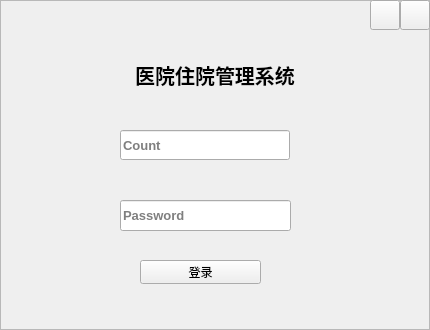
<?xml version="1.0" encoding="UTF-8"?>
<ui version="4.0">
 <class>login</class>
 <widget class="QWidget" name="login">
  <property name="geometry">
   <rect>
    <x>0</x>
    <y>0</y>
    <width>430</width>
    <height>330</height>
   </rect>
  </property>
  <property name="minimumSize">
   <size>
    <width>430</width>
    <height>330</height>
   </size>
  </property>
  <property name="maximumSize">
   <size>
    <width>430</width>
    <height>330</height>
   </size>
  </property>
  <property name="windowTitle">
   <string>Form</string>
  </property>
  <widget class="QFrame" name="frame">
   <property name="geometry">
    <rect>
     <x>0</x>
     <y>0</y>
     <width>430</width>
     <height>330</height>
    </rect>
   </property>
   <property name="minimumSize">
    <size>
     <width>430</width>
     <height>330</height>
    </size>
   </property>
   <property name="maximumSize">
    <size>
     <width>430</width>
     <height>330</height>
    </size>
   </property>
   <property name="frameShape">
    <enum>QFrame::StyledPanel</enum>
   </property>
   <property name="frameShadow">
    <enum>QFrame::Raised</enum>
   </property>
   <widget class="QLineEdit" name="lineEdit_count">
    <property name="geometry">
     <rect>
      <x>120</x>
      <y>130</y>
      <width>170</width>
      <height>30</height>
     </rect>
    </property>
    <property name="minimumSize">
     <size>
      <width>170</width>
      <height>30</height>
     </size>
    </property>
    <property name="maximumSize">
     <size>
      <width>170</width>
      <height>30</height>
     </size>
    </property>
    <property name="font">
     <font>
      <pointsize>10</pointsize>
      <bold>true</bold>
     </font>
    </property>
    <property name="placeholderText">
     <string>Count</string>
    </property>
   </widget>
   <widget class="QLineEdit" name="lineEdit_passwd">
    <property name="geometry">
     <rect>
      <x>120</x>
      <y>200</y>
      <width>171</width>
      <height>31</height>
     </rect>
    </property>
    <property name="font">
     <font>
      <pointsize>10</pointsize>
      <bold>true</bold>
     </font>
    </property>
    <property name="placeholderText">
     <string>Password</string>
    </property>
   </widget>
   <widget class="QLabel" name="labelCover">
    <property name="geometry">
     <rect>
      <x>90</x>
      <y>50</y>
      <width>250</width>
      <height>50</height>
     </rect>
    </property>
    <property name="font">
     <font>
      <pointsize>15</pointsize>
      <bold>true</bold>
     </font>
    </property>
    <property name="text">
     <string>医院住院管理系统</string>
    </property>
    <property name="alignment">
     <set>Qt::AlignCenter</set>
    </property>
   </widget>
   <widget class="QPushButton" name="btnMin">
    <property name="geometry">
     <rect>
      <x>370</x>
      <y>0</y>
      <width>30</width>
      <height>30</height>
     </rect>
    </property>
    <property name="text">
     <string/>
    </property>
   </widget>
   <widget class="QPushButton" name="btnClose">
    <property name="geometry">
     <rect>
      <x>400</x>
      <y>0</y>
      <width>30</width>
      <height>30</height>
     </rect>
    </property>
    <property name="text">
     <string/>
    </property>
   </widget>
   <widget class="QPushButton" name="btnLogin">
    <property name="geometry">
     <rect>
      <x>140</x>
      <y>260</y>
      <width>121</width>
      <height>24</height>
     </rect>
    </property>
    <property name="text">
     <string>登录</string>
    </property>
   </widget>
  </widget>
 </widget>
 <resources/>
 <connections/>
</ui>
